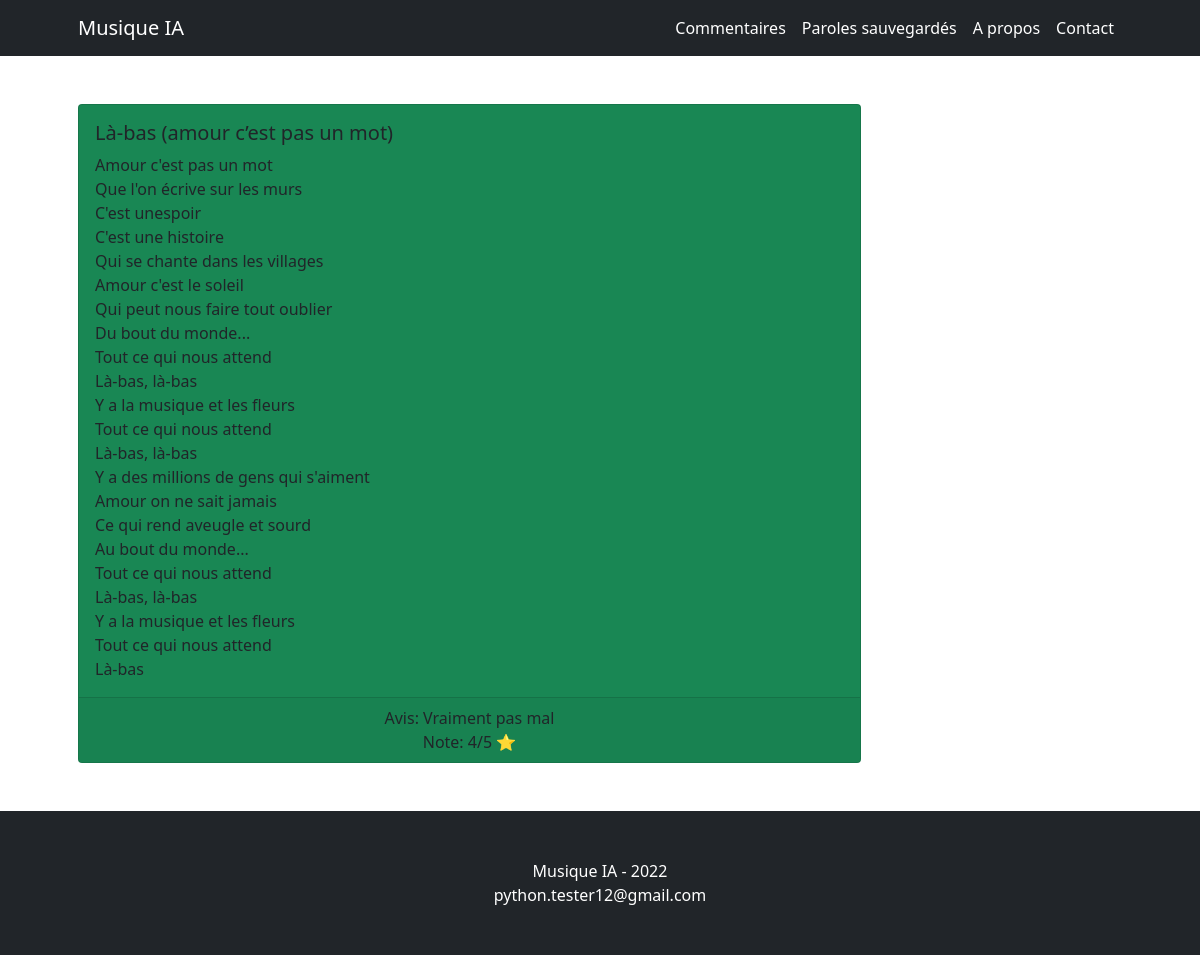
The app's page /song/12 with its own data.
### main.py (models this page shows, shortened)
class Song(db.Model):
    id = db.Column(db.Integer, primary_key=True)
    title = db.Column(db.String(250), nullable=False)
    text = db.Column(db.String, nullable=False)
    avis = db.Column(db.String(250), nullable=False)
    note = db.Column(db.Integer, nullable=False)

### main.py (the view)
@app.route('/song/<int:id_song>', methods=['GET', 'POST'])
def get_song(id_song):
    song = Song.query.filter_by(id=id_song).first()
    text = song.text
    txt = text.split("\n")
    style = random.choice(card_styles)
    return render_template("song.html", song=song, text=txt, style=style, date=datetime.date.today().year)

### templates/song.html (shortened to what this page needs)
<!DOCTYPE html>
<html lang="en">
    <head>
        <link href="https://cdn.jsdelivr.net/npm/bootstrap@5.1.3/dist/css/bootstrap.min.css" rel="stylesheet">
        <link href="static/styles.css" rel="stylesheet" />
    </head>
    <body>
        {% include "header.html" %}
        <div class="container px-4 px-lg-5">
            <br><br>
            <div class="card text-dark bg-{{style}} w-75">
                <div class="card-body">
                    <h5 class="card-title">{{song.title}}</h5>
                    <p class="card-text">
                        {% for music_line in text: %}
                            {{music_line.capitalize()}}<br>
                        {% endfor %}
                    </p>
                </div>
                <div class="card-footer text-center">
                    Avis: {{song.avis}}<br>
                    Note: {{song.note}}/5 ⭐
                </div>
            </div>
            <br><br>
        </div>
        {% include "footer.html" %}
    </body>
</html>

### records on screen
Song: title "Là-bas (amour c’est pas un mot)", avis "Vraiment pas mal", note "4"

### other values on screen
{{ music_line.capitalize() }} "Amour c'est pas un mot" "Que l'on écrive sur les murs" "C'est unespoir" "C'est une histoire" "Qui se chante dans les villages" "Amour c'est le soleil" "Qui peut nous faire tout oublier" "Du bout du monde..." "Tout ce qui nous attend" "Là-bas, là-bas" "Y a la musique et les fleurs" "Tout ce qui nous attend" "Là-bas, là-bas" "Y a des millions de gens qui s'aiment" "Amour on ne sait jamais" "Ce qui rend aveugle et sourd" "Au bout du monde..." "Tout ce qui nous attend" "Là-bas, là-bas" "Y a la musique et les fleurs" "Tout ce qui nous attend" "Là-bas"
